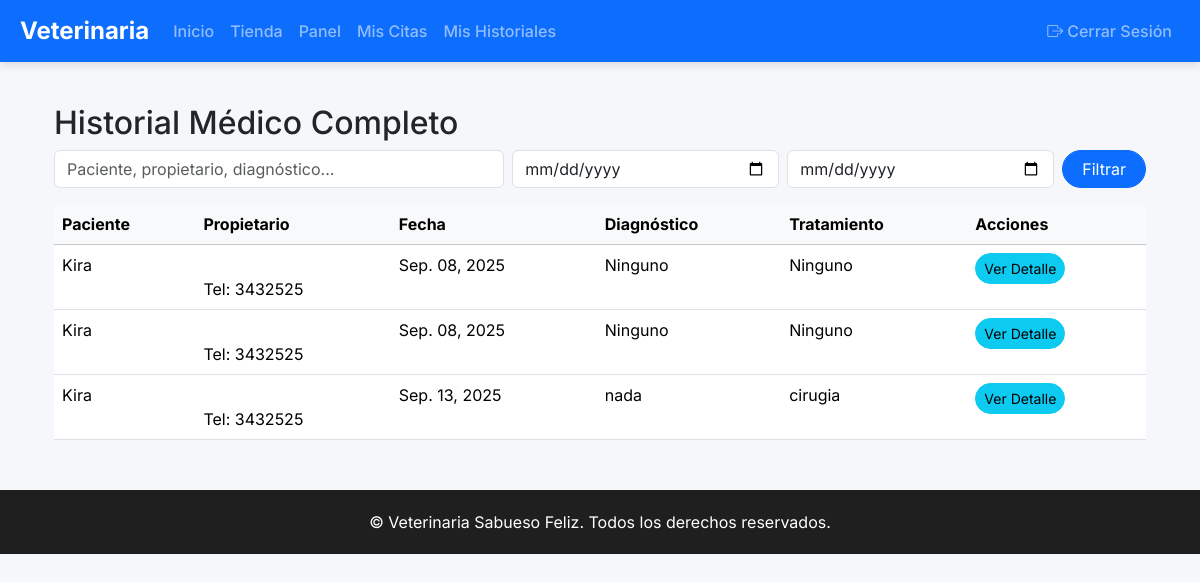
The app's page /vet/historial-medico/ (signed in) with its own data.
### Core/models.py (models this page shows, shortened)
class HistorialMedico(models.Model):
    paciente = models.ForeignKey(Paciente, on_delete=models.CASCADE)
    veterinario = models.ForeignKey(User, limit_choices_to={"rol": "VET"}, on_delete=models.SET_NULL, null=True)
    fecha = models.DateTimeField(auto_now_add=True)
    diagnostico = models.TextField()
    tratamiento = models.TextField()
    notas = models.TextField(blank=True)
    peso = models.DecimalField(max_digits=5, decimal_places=2, blank=True, null=True)
    temperatura = models.DecimalField(max_digits=4, decimal_places=1, blank=True, null=True)
    examenes = models.TextField(blank=True)
    imagenes = models.ImageField(upload_to="historial_medico/", blank=True, null=True)
    proximo_control = models.DateField(blank=True, null=True)

class Paciente(models.Model):
    nombre = models.CharField(max_length=100)
    especie = models.CharField(max_length=50)
    raza = models.CharField(max_length=50, blank=True)
    sexo = models.CharField(max_length=10)
    fecha_nacimiento = models.DateField()
    propietario = models.ForeignKey(Propietario, on_delete=models.CASCADE)
    vacunas = models.TextField(blank=True)
    alergias = models.TextField(blank=True)
    foto = models.ImageField(upload_to="pacientes/", blank=True, null=True)

class Propietario(models.Model):
    user = models.OneToOneField(User, on_delete=models.CASCADE)
    telefono = models.CharField(max_length=20, blank=True)
    direccion = models.CharField(max_length=200, blank=True)
    ciudad = models.CharField(max_length=100, blank=True)
    notas = models.TextField(blank=True)

### Core/views.py (the view, shortened to what this page needs)
# urls.py: path('vet/historial-medico/', views.historial_medico_vet, name='historial_medico_vet'),
@login_required
def historial_medico_vet(request):
    if request.user.rol not in {"ADMIN", "VET"}:
        messages.error(request, "No tienes permiso para acceder a esta sección.")
        return redirect("dashboard")
    query = request.GET.get("q", "")
    fecha_desde = request.GET.get("desde", "")
    fecha_hasta = request.GET.get("hasta", "")
    historiales = HistorialMedico.objects.all()
    if fecha_desde:
        historiales = historiales.filter(fecha__gte=fecha_desde)
    if fecha_hasta:
        historiales = historiales.filter(fecha__lte=fecha_hasta)
    return render(
        request,
        "core/historial_medico_vet.html",
        {
            "historiales": historiales,
            "query": query,
            "fecha_desde": fecha_desde,
            "fecha_hasta": fecha_hasta,
        },
    )

### Core/templates/core/historial_medico_vet.html (shortened to what this page needs)
{% extends "core/base.html" %}
{% block content %}
<div class="container mt-4">
    <h2>Historial Médico Completo</h2>
    <form method="get" class="row g-2 mb-3">
        <div class="col-md-5">
            <input type="text" name="q" class="form-control" placeholder="Paciente, propietario, diagnóstico..." value="{{ query }}">
        </div>
        <div class="col-md-3">
            <input type="date" name="desde" class="form-control" value="{{ fecha_desde }}">
        </div>
        <div class="col-md-3">
            <input type="date" name="hasta" class="form-control" value="{{ fecha_hasta }}">
        </div>
        <div class="col-md-1">
            <button type="submit" class="btn btn-primary w-100">Filtrar</button>
        </div>
    </form>
    <table class="table table-hover">
        <thead class="table-light">
            <tr>
                <th>Paciente</th>
                <th>Propietario</th>
                <th>Fecha</th>
                <th>Diagnóstico</th>
                <th>Tratamiento</th>
                <th>Acciones</th>
            </tr>
        </thead>
        <tbody>
            {% for hist in historiales %}
            <tr>
                <td>{{ hist.paciente.nombre }}</td>
                <td>
                    {% if hist.paciente.propietario %}
                        {{ hist.paciente.propietario.first_name }} {{ hist.paciente.propietario.last_name }}<br>
                        Tel: {{ hist.paciente.propietario.telefono }}
                    {% else %}
                        Sin propietario
                    {% endif %}
                </td>
                <td>{{ hist.fecha|date:"M. d, Y" }}</td>
                <td>{{ hist.diagnostico|truncatechars:50 }}</td>
                <td>{{ hist.tratamiento|truncatechars:50 }}</td>
                <td>
                    <a href="{% url 'detalle_historial' hist.id %}" class="btn btn-sm btn-info">Ver Detalle</a>
                </td>
            </tr>
            {% empty %}
            <tr>
                <td colspan="6" class="text-center">No se encontraron historiales médicos.</td>
            </tr>
            {% endfor %}
        </tbody>
    </table>
</div>
{% endblock %}

### Core/templates/core/base.html (shortened to what this page needs)
<!DOCTYPE html>
<html lang="es">
<head>
    <link href="https://cdn.jsdelivr.net/npm/bootstrap@5.3.2/dist/css/bootstrap.min.css" rel="stylesheet">
    <link href="https://cdn.jsdelivr.net/npm/bootstrap-icons@1.11.1/font/bootstrap-icons.css" rel="stylesheet">
</head>
<body>
    <nav class="navbar navbar-expand-lg navbar-dark bg-primary fixed-top">
        <div class="container-fluid">
            <a class="navbar-brand" href="{% url 'landing' %}">
                Veterinaria
            </a>
            <div class="collapse navbar-collapse" id="navbarNav">
                <ul class="navbar-nav me-auto mb-2 mb-lg-0">
                    <li class="nav-item"><a class="nav-link" href="{% url 'landing' %}">Inicio</a></li>
                    <li class="nav-item"><a class="nav-link" href="{% url 'tienda' %}">Tienda</a></li>
                    {% if request.user.is_authenticated %}
                        <li class="nav-item"><a class="nav-link" href="{% url 'dashboard' %}">Panel</a></li>
                        {% if request.user.rol == "ADMIN" or request.user.rol == "ADMIN_OP" %}
                            <li class="nav-item"><a class="nav-link" href="{% url 'listar_usuarios' %}">Usuarios</a></li>
                            <li class="nav-item"><a class="nav-link" href="{% url 'listar_pacientes' %}">Pacientes</a></li>
                            <li class="nav-item"><a class="nav-link" href="{% url 'mis_citas' %}">Citas</a></li>
                            {% if request.user.rol == "ADMIN" %}
                                <li class="nav-item"><a class="nav-link" href="{% url 'admin_productos_list' %}">Productos</a></li>
                            {% endif %}
                        {% elif request.user.rol == "VET" %}
                            <li class="nav-item"><a class="nav-link" href="{% url 'mis_citas' %}">Mis Citas</a></li>
                            <li class="nav-item"><a class="nav-link" href="{% url 'mis_historiales' %}">Mis Historiales</a></li>
                        {% endif %}
                    {% endif %}
                </ul>
                <ul class="navbar-nav">
                    {% if request.user.is_authenticated %}
                        <li class="nav-item">
                            <a class="nav-link btn btn-outline-light px-3" href="{% url 'logout' %}">
                                <i class="bi bi-box-arrow-right me-1"></i>Cerrar Sesión
                            </a>
                        </li>
                    {% endif %}
                </ul>
            </div>
        </div>
    </nav>
    <main class="container my-4">
        {% block content %}{% endblock %}
    </main>
    <footer class="footer">
        &copy; {{ now|date:"Y" }} Veterinaria Sabueso Feliz. Todos los derechos reservados.
    </footer>
</body>
</html>

### Core/templates/core/base.html (style rules this page uses)
body { font-family: 'Inter', sans-serif; padding-top: 80px; background-color: #f5f7fa; }
.navbar-brand { font-weight: 700; font-size: 1.5rem; }
.navbar { box-shadow: 0 4px 8px rgba(0,0,0,0.1); }
.nav-link { font-weight: 500; }
.footer { background-color: #1f1f1f; color: #fff; padding: 20px 0; text-align: center; margin-top: 50px; }
a.btn, .btn { border-radius: 50px; }

### records on screen
HistorialMedico: paciente.nombre "Kira", paciente.propietario.telefono "3432525", fecha "Sep. 08, 2025", diagnostico "Ninguno", tratamiento "Ninguno"
HistorialMedico: paciente.nombre "Kira", paciente.propietario.telefono "3432525", fecha "Sep. 08, 2025", diagnostico "Ninguno", tratamiento "Ninguno"
HistorialMedico: paciente.nombre "Kira", paciente.propietario.telefono "3432525", fecha "Sep. 13, 2025", diagnostico "nada", tratamiento "cirugia"
